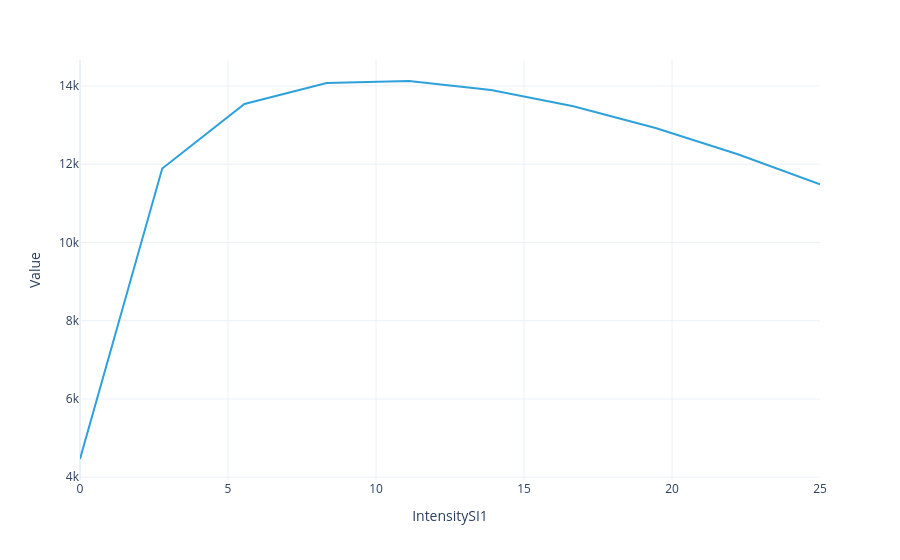

Write notebook code for a chart like this one.
### Markdown cell above
Plot the total flux to show the optimal value of repump intensity for these conditions:

### Code cell
model.total_flux(sol).visualize()

### Figure 1 — Plotly figure (JSON) as saved in the notebook; plotly's stock layout.template omitted (floating-point values rounded to 4 significant figures)
{"data": [{"hovertemplate": "IntensitySI1=%{x}<br>Value=%{y}<extra></extra>", "legendgroup": "", "line": {"color": "#2fa1da", "dash": "solid"}, "marker": {"symbol": "circle"}, "mode": "lines", "name": "", "orientation": "v", "showlegend": false, "type": "scatter", "x": [0.0, 2.778, 5.556, 8.333, 11.11, 13.89, 16.67, 19.44, 22.22, 25.0], "xaxis": "x", "y": [4465.0, 11890.0, 13540.0, 14080.0, 14130.0, 13900.0, 13480.0, 12920.0, 12250.0, 11490.0], "yaxis": "y"}], "layout": {"legend": {"title": {}, "tracegroupgap": 0}, "margin": {"t": 60}, "xaxis": {"anchor": "y", "domain": [0, 1], "title": {"text": "IntensitySI1"}}, "yaxis": {"anchor": "x", "domain": [0, 1], "title": {"text": "Value"}}}}
